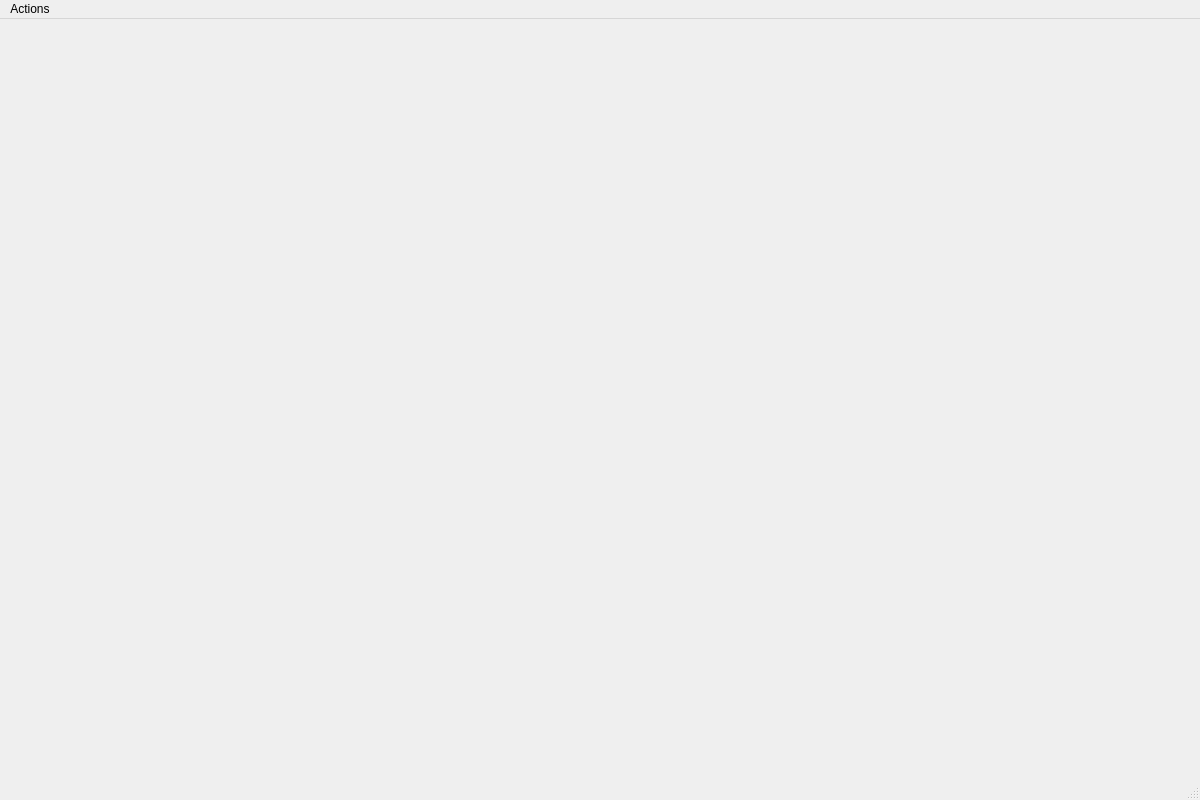
<?xml version="1.0" encoding="UTF-8"?>
<ui version="4.0">
 <class>MainWindow</class>
 <widget class="QMainWindow" name="MainWindow">
  <property name="geometry">
   <rect>
    <x>0</x>
    <y>0</y>
    <width>1200</width>
    <height>800</height>
   </rect>
  </property>
  <property name="windowTitle">
   <string>Maze Search Algorithm</string>
  </property>
  <widget class="QWidget" name="centralwidget">
   <layout class="QGridLayout" name="gridLayout_2">
    <item row="1" column="2">
     <spacer name="horizontalSpacer_2">
      <property name="orientation">
       <enum>Qt::Horizontal</enum>
      </property>
      <property name="sizeHint" stdset="0">
       <size>
        <width>40</width>
        <height>20</height>
       </size>
      </property>
     </spacer>
    </item>
    <item row="0" column="0">
     <spacer name="verticalSpacer">
      <property name="orientation">
       <enum>Qt::Vertical</enum>
      </property>
      <property name="sizeHint" stdset="0">
       <size>
        <width>20</width>
        <height>40</height>
       </size>
      </property>
     </spacer>
    </item>
    <item row="1" column="1">
     <layout class="QGridLayout" name="gridLayout">
      <property name="sizeConstraint">
       <enum>QLayout::SetDefaultConstraint</enum>
      </property>
     </layout>
    </item>
    <item row="1" column="0">
     <spacer name="horizontalSpacer">
      <property name="orientation">
       <enum>Qt::Horizontal</enum>
      </property>
      <property name="sizeHint" stdset="0">
       <size>
        <width>40</width>
        <height>20</height>
       </size>
      </property>
     </spacer>
    </item>
    <item row="2" column="0">
     <spacer name="verticalSpacer_2">
      <property name="orientation">
       <enum>Qt::Vertical</enum>
      </property>
      <property name="sizeHint" stdset="0">
       <size>
        <width>20</width>
        <height>40</height>
       </size>
      </property>
     </spacer>
    </item>
   </layout>
  </widget>
  <widget class="QMenuBar" name="menubar">
   <property name="geometry">
    <rect>
     <x>0</x>
     <y>0</y>
     <width>1200</width>
     <height>21</height>
    </rect>
   </property>
   <widget class="QMenu" name="menuSearch">
    <property name="title">
     <string>Actions</string>
    </property>
    <addaction name="actionSearchDFS"/>
    <addaction name="actionSearchBFS"/>
    <addaction name="actionReset"/>
   </widget>
   <addaction name="menuSearch"/>
  </widget>
  <widget class="QStatusBar" name="statusbar"/>
  <action name="actionSearchDFS">
   <property name="text">
    <string>Depth First Search</string>
   </property>
  </action>
  <action name="actionReset">
   <property name="text">
    <string>Reset</string>
   </property>
  </action>
  <action name="actionSearchBFS">
   <property name="text">
    <string>Breadth First Search</string>
   </property>
  </action>
 </widget>
 <resources/>
 <connections/>
</ui>
